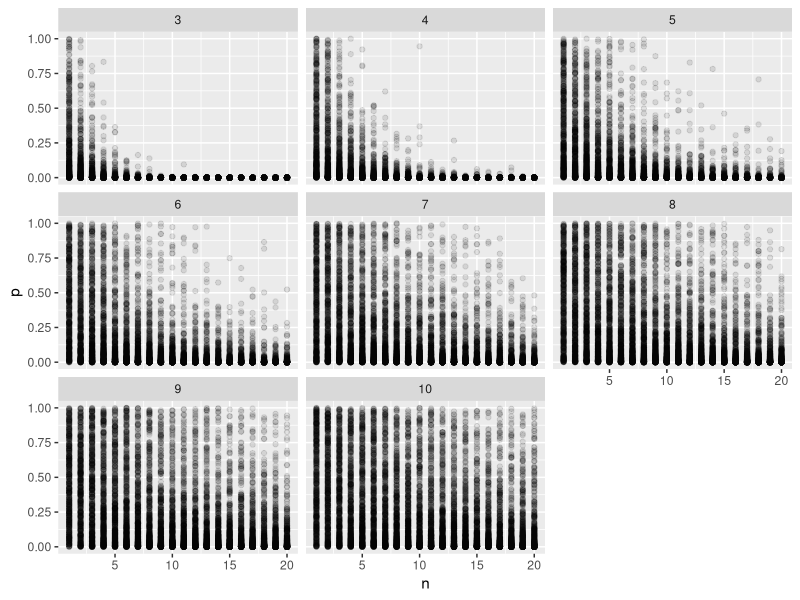
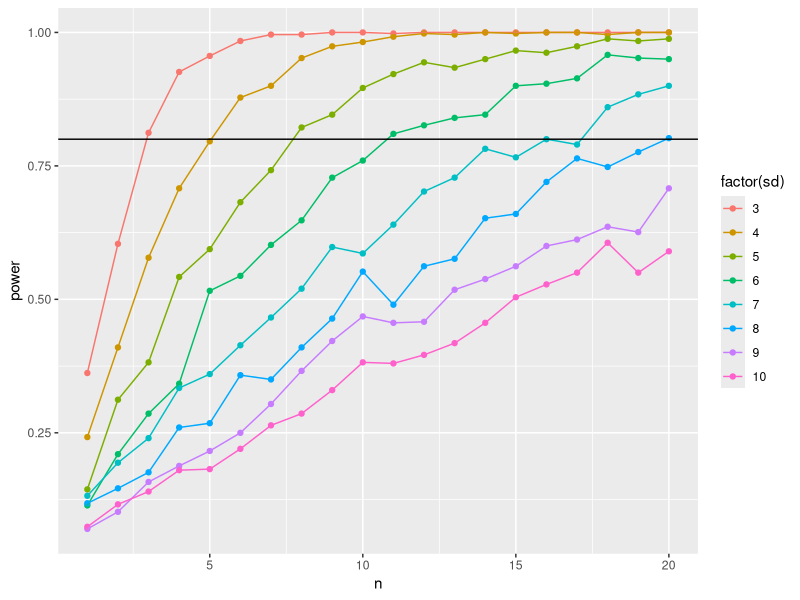
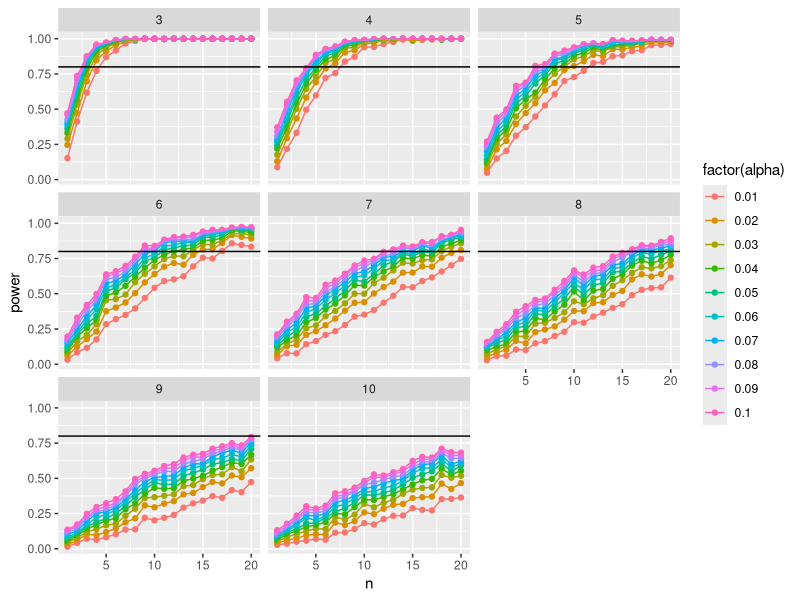

Source code (R) for these figures, in order:
## ---- chunk 1
knitr::opts_chunk$set(echo = FALSE)
## ---- chunk 2
p <-  6101/9821

sep <- sqrt((p * (1/p))/9821)
## ---- chunk 3
library(tidyr)
library(dplyr)
library(ggplot2)

#make that df!
heart_sims <- crossing(sims = 1:500, n = 1:20, sd = 3:10)
## ---- chunk 4
heart_sims <- heart_sims %>%
  rowwise() %>%
  mutate(samp_mean = mean(rnorm(n, mean = 85, sd = sd)),
         z = (samp_mean-80)/(sd/sqrt(n)),
         p = 2*pnorm(abs(z), 0, 1, lower.tail=FALSE)) %>%
  ungroup()

qplot(n,p, data = heart_sims, alpha = I(0.1)) + facet_wrap(~sd)
## ---- chunk 5
heart_power <- heart_sims %>%
  group_by(n, sd) %>%
  summarize(power = 1-sum(p>0.05)/n()) %>%
  ungroup()

ggplot(heart_power, 
       aes(x = n, y = power, color = factor(sd))) +
  geom_point() + geom_line() +
  geom_hline(yintercept = 0.8)
## ---- chunk 6

heart_power_alpha <- crossing(heart_sims, alpha = seq(0.01, 0.1, 0.01)) %>%
  group_by(n, sd, alpha) %>%
  summarize(power = 1-sum(p>alpha)/n()) %>%
  ungroup()

ggplot(heart_power_alpha, 
       aes(x = n, y = power, color = factor(alpha))) +
  geom_point() + geom_line() +
  geom_hline(yintercept = 0.8) +
  facet_wrap(~sd)

